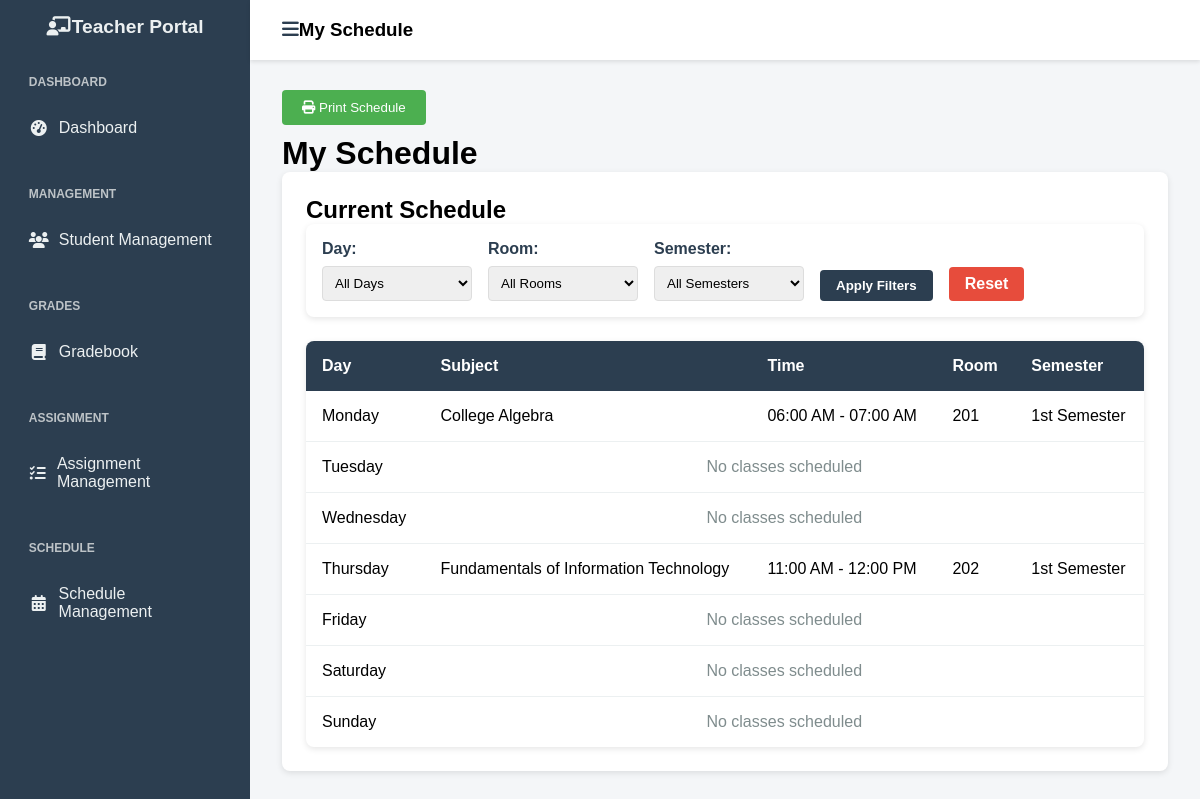
The page /teacher_schedule.php (signed in) on the database its author committed.
### tables this page shows
CREATE TABLE `class_schedules` (
  `id` int(11) NOT NULL,
  `subject_id` int(11) NOT NULL,
  `teacher_id` int(11) NOT NULL,
  `room` varchar(50) NOT NULL,
  `day_of_week` enum('Monday','Tuesday','Wednesday','Thursday','Friday','Saturday','Sunday') NOT NULL,
  `start_time` time NOT NULL,
  `end_time` time NOT NULL,
  `semester_id` int(11) DEFAULT NULL,
  `created_at` timestamp NOT NULL DEFAULT current_timestamp(),
  `updated_at` timestamp NOT NULL DEFAULT current_timestamp() ON UPDATE current_timestamp()
);

CREATE TABLE `subjects` (
  `id` int(11) NOT NULL,
  `subject_code` varchar(50) NOT NULL,
  `subject_name` varchar(100) NOT NULL,
  `units` int(11) NOT NULL,
  `semester` varchar(20) DEFAULT NULL,
  `year_level` varchar(20) DEFAULT NULL,
  `school_year` varchar(9) DEFAULT NULL,
  `program` varchar(255) DEFAULT NULL
);

CREATE TABLE `semesters` (
  `id` int(11) NOT NULL,
  `name` varchar(50) NOT NULL,
  `is_active` tinyint(1) DEFAULT 1,
  `created_at` timestamp NOT NULL DEFAULT current_timestamp()
);

### teacher_schedule.php (the view, shortened to what this page needs)
<?php
require_once 'db_connect.php';
$teacher_id = $_SESSION['teacher_id'];
$sql = "SELECT cs.*, s.subject_name, sem.name as semester_name
        FROM class_schedules cs
        JOIN subjects s ON cs.subject_id = s.id
        JOIN semesters sem ON cs.semester_id = sem.id
        WHERE cs.teacher_id = ?";
$sql .= " ORDER BY FIELD(cs.day_of_week, 'Monday', 'Tuesday', 'Wednesday', 'Thursday', 'Friday', 'Saturday', 'Sunday'),
        cs.start_time";
$stmt = $conn->prepare($sql);
$param_types = "i";
$param_values = [$teacher_id];
$stmt->bind_param($param_types, ...$param_values);
$stmt->execute();
$schedules = $stmt->get_result();
?>
<!DOCTYPE html>
<html lang="en">
<head>
    <link rel="stylesheet" href="https://cdnjs.cloudflare.com/ajax/libs/font-awesome/6.4.0/css/all.min.css" />
</head>
<body>
 <div class="sidebar" id="sidebar">
    <h2><i class="fas fa-chalkboard-teacher"></i> <span>Teacher Portal</span></h2>
    <ul>
      <li class="section-title">Dashboard</li>
      <li><a href="teacher_portal.php"><i class="fas fa-tachometer-alt"></i> <span>Dashboard</span></a></li>
      <li class="section-title">Management</li>
      <li><a href="student_management.php"><i class="fas fa-users"></i> <span>Student Management</span></a></li>
      <li class="section-title">Grades</li>
      <li><a href="gradebook.php"><i class="fas fa-book"></i> <span>Gradebook</span></a></li>
      <li class="section-title">Assignment</li>
      <li><a href="assignment_management.php"><i class="fas fa-tasks"></i> <span>Assignment Management</span></a></li>
      <li class="section-title">Schedule</li>
      <li><a href="teacher_schedule.php"><i class="fas fa-calendar-alt"></i> <span>Schedule Management</span></a></li>
    </ul>
  </div>
    <div class="topbar" id="topbar">
        <button class="toggle-btn" id="toggleSidebar">
            <i class="fas fa-bars"></i>
        </button>
        <h3>My Schedule</h3>
    </div>
    <div class="content" id="content">
        <button class="print-btn" onclick="printContent('schedule-content', 'Teacher Schedule Report')">
            <i class="fas fa-print"></i> Print Schedule
        </button>
        <div id="schedule-content">
            <div class="container">
                <h1>My Schedule</h1>
                <div class="card">
                    <h2>Current Schedule</h2>
                    <div class="filters">
                        <form method="GET" class="filter-form">
                            <div class="filter-group">
                                <label for="day">Day:</label>
                                <select name="day" id="day">
                                    <option value="">All Days</option>
                                </select>
                            </div>
                            <div class="filter-group">
                                <label for="room">Room:</label>
                                <select name="room" id="room">
                                    <option value="">All Rooms</option>
                                </select>
                            </div>
                            <div class="filter-group">
                                <label for="semester">Semester:</label>
                                <select name="semester" id="semester">
                                    <option value="">All Semesters</option>
                                </select>
                            </div>
                            <button type="submit" class="filter-btn">Apply Filters</button>
                            <a href="teacher_schedule.php" class="reset-btn">Reset</a>
                        </form>
                    </div>
                    <table class="schedule-table">
                        <thead>
                            <tr>
                                <th>Day</th>
                                <th>Subject</th>
                                <th>Time</th>
                                <th>Room</th>
                                <th>Semester</th>
                            </tr>
                        </thead>
                        <tbody>
                            <?php
                            $days = ['Monday', 'Tuesday', 'Wednesday', 'Thursday', 'Friday', 'Saturday', 'Sunday'];
                            foreach ($days as $day) {
                                $schedules->data_seek(0);
                                $has_schedule = false;
                                while ($schedule = $schedules->fetch_assoc()) {
                                    if ($schedule['day_of_week'] === $day) {
                                        $has_schedule = true;
                                        echo "<tr>";
                                        echo "<td>" . htmlspecialchars($day) . "</td>";
                                        echo "<td>" . htmlspecialchars($schedule['subject_name']) . "</td>";
                                        echo "<td>" . date('h:i A', strtotime($schedule['start_time'])) . " - " .
                                             date('h:i A', strtotime($schedule['end_time'])) . "</td>";
                                        echo "<td>" . htmlspecialchars($schedule['room']) . "</td>";
                                        echo "<td>" . htmlspecialchars($schedule['semester_name']) . "</td>";
                                        echo "</tr>";
                                    }
                                }
                                if (!$has_schedule) {
                                    echo "<tr>";
                                    echo "<td>" . htmlspecialchars($day) . "</td>";
                                    echo "<td colspan='4' style='text-align: center; color: #7f8c8d;'>No classes scheduled</td>";
                                    echo "</tr>";
                                }
                            }
                            ?>
                        </tbody>
                    </table>
                </div>
            </div>
        </div>
    </div>
</body>
</html>

### teacher_schedule.php (style rules this page uses)
* { box-sizing: border-box; margin: 0; padding: 0; }
body { font-family: Arial, sans-serif; display: flex; min-height: 100vh; background-color: #f4f6f8; }
.sidebar { width: 250px; background-color: #2c3e50; color: #ecf0f1; padding-top: 1rem; flex-shrink: 0; overflow: hidden; transition: all 0.3s ease; }
.sidebar h2 { text-align: center; margin-bottom: 1rem; font-size: 1.2rem; }
.sidebar ul { list-style: none; padding: 0 1rem; }
.sidebar li { padding: 0.8rem; cursor: pointer; transition: background-color 0.2s; display: flex; align-items: center; gap: 10px; }
.sidebar .section-title { font-weight: bold; font-size: 0.75rem; margin-top: 1.5rem; margin-bottom: 0.3rem; color: #bdc3c7; text-transform: uppercase; }
.sidebar a { color: #ecf0f1; text-decoration: none; display: flex; align-items: center; gap: 10px; width: 100%; }
.sidebar i { width: 20px; text-align: center; }
.topbar { position: fixed; top: 0; left: 250px; right: 0; height: 60px; background-color: white; display: flex; align-items: center; padding: 0 2rem; box-shadow: 0 2px 4px rgba(0,0,0,0.1); z-index: 1000; transition: all 0.3s ease; }
.toggle-btn { font-size: 1.2rem; cursor: pointer; background: none; border: none; color: #2c3e50; }
.content { flex-grow: 1; padding: 5rem 2rem 2rem 2rem; transition: all 0.3s ease; margin-left: 0; }
.card { background: white; border-radius: 0.5rem; padding: 1.5rem; margin-bottom: 2rem; box-shadow: 0 2px 6px rgba(0,0,0,0.1); }
.schedule-table { width: 100%; border-collapse: collapse; margin-top: 1.5rem; background-color: #fff; box-shadow: 0 2px 6px rgba(0,0,0,0.1); border-radius: 0.5rem; overflow: hidden; }
.schedule-table th { background-color: #2c3e50; color: white; padding: 1rem; text-align: left; font-weight: bold; }
.schedule-table td { padding: 1rem; border-bottom: 1px solid #ecf0f1; }
.schedule-table tr:last-child td { border-bottom: none; }
.filters { background: #fff; padding: 1rem; border-radius: 0.5rem; margin-bottom: 1rem; box-shadow: 0 2px 6px rgba(0,0,0,0.1); }
.filter-form { display: flex; gap: 1rem; align-items: flex-end; flex-wrap: wrap; }
.filter-group { display: flex; flex-direction: column; gap: 0.5rem; }
.filter-group label { font-weight: bold; color: #2c3e50; }
.filter-group select { padding: 0.5rem; border: 1px solid #ddd; border-radius: 0.25rem; min-width: 150px; }
.filter-btn, .reset-btn { padding: 0.5rem 1rem; border: none; border-radius: 0.25rem; cursor: pointer; font-weight: bold; }
.filter-btn { background-color: #2c3e50; color: white; }
.reset-btn { background-color: #e74c3c; color: white; text-decoration: none; display: inline-block; }
.print-btn { background-color: #4CAF50; color: white; padding: 10px 20px; border: none; border-radius: 4px; cursor: pointer; margin: 10px 0; }

### rows shown on the page
class_schedules: day "Monday", subject.subject_name "College Algebra", start_time "06:00 AM", end_time "07:00 AM", room "201", semester.name "1st Semester"
class_schedules: day "Thursday", subject.subject_name "Fundamentals of Information Technology", start_time "11:00 AM", end_time "12:00 PM", room "202", semester.name "1st Semester"

### other values the page prints
$day "Tuesday"
$day "Wednesday"
$day "Friday"
$day "Saturday"
$day "Sunday"
